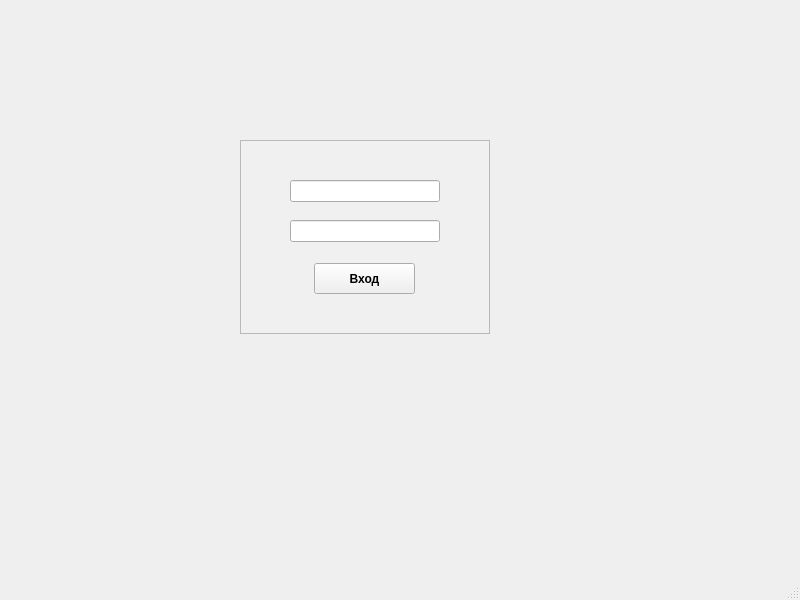
<?xml version="1.0" encoding="UTF-8"?>
<ui version="4.0">
 <class>MainWindow</class>
 <widget class="QMainWindow" name="MainWindow">
  <property name="geometry">
   <rect>
    <x>0</x>
    <y>0</y>
    <width>800</width>
    <height>600</height>
   </rect>
  </property>
  <property name="windowTitle">
   <string>MainWindow</string>
  </property>
  <widget class="QWidget" name="centralwidget">
   <widget class="QFrame" name="frame">
    <property name="geometry">
     <rect>
      <x>240</x>
      <y>140</y>
      <width>250</width>
      <height>194</height>
     </rect>
    </property>
    <property name="palette">
     <palette>
      <active>
       <colorrole role="WindowText">
        <brush brushstyle="SolidPattern">
         <color alpha="255">
          <red>0</red>
          <green>0</green>
          <blue>0</blue>
         </color>
        </brush>
       </colorrole>
       <colorrole role="Button">
        <brush brushstyle="SolidPattern">
         <color alpha="255">
          <red>255</red>
          <green>255</green>
          <blue>255</blue>
         </color>
        </brush>
       </colorrole>
       <colorrole role="Light">
        <brush brushstyle="SolidPattern">
         <color alpha="255">
          <red>255</red>
          <green>255</green>
          <blue>255</blue>
         </color>
        </brush>
       </colorrole>
       <colorrole role="Midlight">
        <brush brushstyle="SolidPattern">
         <color alpha="255">
          <red>255</red>
          <green>255</green>
          <blue>255</blue>
         </color>
        </brush>
       </colorrole>
       <colorrole role="Dark">
        <brush brushstyle="SolidPattern">
         <color alpha="255">
          <red>127</red>
          <green>127</green>
          <blue>127</blue>
         </color>
        </brush>
       </colorrole>
       <colorrole role="Mid">
        <brush brushstyle="SolidPattern">
         <color alpha="255">
          <red>170</red>
          <green>170</green>
          <blue>170</blue>
         </color>
        </brush>
       </colorrole>
       <colorrole role="Text">
        <brush brushstyle="SolidPattern">
         <color alpha="255">
          <red>0</red>
          <green>0</green>
          <blue>0</blue>
         </color>
        </brush>
       </colorrole>
       <colorrole role="BrightText">
        <brush brushstyle="SolidPattern">
         <color alpha="255">
          <red>255</red>
          <green>255</green>
          <blue>255</blue>
         </color>
        </brush>
       </colorrole>
       <colorrole role="ButtonText">
        <brush brushstyle="SolidPattern">
         <color alpha="255">
          <red>0</red>
          <green>0</green>
          <blue>0</blue>
         </color>
        </brush>
       </colorrole>
       <colorrole role="Base">
        <brush brushstyle="SolidPattern">
         <color alpha="255">
          <red>255</red>
          <green>255</green>
          <blue>255</blue>
         </color>
        </brush>
       </colorrole>
       <colorrole role="Window">
        <brush brushstyle="SolidPattern">
         <color alpha="255">
          <red>255</red>
          <green>255</green>
          <blue>255</blue>
         </color>
        </brush>
       </colorrole>
       <colorrole role="Shadow">
        <brush brushstyle="SolidPattern">
         <color alpha="255">
          <red>0</red>
          <green>0</green>
          <blue>0</blue>
         </color>
        </brush>
       </colorrole>
       <colorrole role="AlternateBase">
        <brush brushstyle="SolidPattern">
         <color alpha="255">
          <red>255</red>
          <green>255</green>
          <blue>255</blue>
         </color>
        </brush>
       </colorrole>
       <colorrole role="ToolTipBase">
        <brush brushstyle="SolidPattern">
         <color alpha="255">
          <red>255</red>
          <green>255</green>
          <blue>220</blue>
         </color>
        </brush>
       </colorrole>
       <colorrole role="ToolTipText">
        <brush brushstyle="SolidPattern">
         <color alpha="255">
          <red>0</red>
          <green>0</green>
          <blue>0</blue>
         </color>
        </brush>
       </colorrole>
      </active>
      <inactive>
       <colorrole role="WindowText">
        <brush brushstyle="SolidPattern">
         <color alpha="255">
          <red>0</red>
          <green>0</green>
          <blue>0</blue>
         </color>
        </brush>
       </colorrole>
       <colorrole role="Button">
        <brush brushstyle="SolidPattern">
         <color alpha="255">
          <red>240</red>
          <green>240</green>
          <blue>240</blue>
         </color>
        </brush>
       </colorrole>
       <colorrole role="Light">
        <brush brushstyle="SolidPattern">
         <color alpha="255">
          <red>255</red>
          <green>255</green>
          <blue>255</blue>
         </color>
        </brush>
       </colorrole>
       <colorrole role="Midlight">
        <brush brushstyle="SolidPattern">
         <color alpha="255">
          <red>227</red>
          <green>227</green>
          <blue>227</blue>
         </color>
        </brush>
       </colorrole>
       <colorrole role="Dark">
        <brush brushstyle="SolidPattern">
         <color alpha="255">
          <red>160</red>
          <green>160</green>
          <blue>160</blue>
         </color>
        </brush>
       </colorrole>
       <colorrole role="Mid">
        <brush brushstyle="SolidPattern">
         <color alpha="255">
          <red>160</red>
          <green>160</green>
          <blue>160</blue>
         </color>
        </brush>
       </colorrole>
       <colorrole role="Text">
        <brush brushstyle="SolidPattern">
         <color alpha="255">
          <red>0</red>
          <green>0</green>
          <blue>0</blue>
         </color>
        </brush>
       </colorrole>
       <colorrole role="BrightText">
        <brush brushstyle="SolidPattern">
         <color alpha="255">
          <red>255</red>
          <green>255</green>
          <blue>255</blue>
         </color>
        </brush>
       </colorrole>
       <colorrole role="ButtonText">
        <brush brushstyle="SolidPattern">
         <color alpha="255">
          <red>0</red>
          <green>0</green>
          <blue>0</blue>
         </color>
        </brush>
       </colorrole>
       <colorrole role="Base">
        <brush brushstyle="SolidPattern">
         <color alpha="255">
          <red>255</red>
          <green>255</green>
          <blue>255</blue>
         </color>
        </brush>
       </colorrole>
       <colorrole role="Window">
        <brush brushstyle="SolidPattern">
         <color alpha="255">
          <red>240</red>
          <green>240</green>
          <blue>240</blue>
         </color>
        </brush>
       </colorrole>
       <colorrole role="Shadow">
        <brush brushstyle="SolidPattern">
         <color alpha="255">
          <red>105</red>
          <green>105</green>
          <blue>105</blue>
         </color>
        </brush>
       </colorrole>
       <colorrole role="AlternateBase">
        <brush brushstyle="SolidPattern">
         <color alpha="255">
          <red>245</red>
          <green>245</green>
          <blue>245</blue>
         </color>
        </brush>
       </colorrole>
       <colorrole role="ToolTipBase">
        <brush brushstyle="SolidPattern">
         <color alpha="255">
          <red>255</red>
          <green>255</green>
          <blue>220</blue>
         </color>
        </brush>
       </colorrole>
       <colorrole role="ToolTipText">
        <brush brushstyle="SolidPattern">
         <color alpha="255">
          <red>0</red>
          <green>0</green>
          <blue>0</blue>
         </color>
        </brush>
       </colorrole>
      </inactive>
      <disabled>
       <colorrole role="WindowText">
        <brush brushstyle="SolidPattern">
         <color alpha="255">
          <red>127</red>
          <green>127</green>
          <blue>127</blue>
         </color>
        </brush>
       </colorrole>
       <colorrole role="Button">
        <brush brushstyle="SolidPattern">
         <color alpha="255">
          <red>255</red>
          <green>255</green>
          <blue>255</blue>
         </color>
        </brush>
       </colorrole>
       <colorrole role="Light">
        <brush brushstyle="SolidPattern">
         <color alpha="255">
          <red>255</red>
          <green>255</green>
          <blue>255</blue>
         </color>
        </brush>
       </colorrole>
       <colorrole role="Midlight">
        <brush brushstyle="SolidPattern">
         <color alpha="255">
          <red>255</red>
          <green>255</green>
          <blue>255</blue>
         </color>
        </brush>
       </colorrole>
       <colorrole role="Dark">
        <brush brushstyle="SolidPattern">
         <color alpha="255">
          <red>127</red>
          <green>127</green>
          <blue>127</blue>
         </color>
        </brush>
       </colorrole>
       <colorrole role="Mid">
        <brush brushstyle="SolidPattern">
         <color alpha="255">
          <red>170</red>
          <green>170</green>
          <blue>170</blue>
         </color>
        </brush>
       </colorrole>
       <colorrole role="Text">
        <brush brushstyle="SolidPattern">
         <color alpha="255">
          <red>127</red>
          <green>127</green>
          <blue>127</blue>
         </color>
        </brush>
       </colorrole>
       <colorrole role="BrightText">
        <brush brushstyle="SolidPattern">
         <color alpha="255">
          <red>255</red>
          <green>255</green>
          <blue>255</blue>
         </color>
        </brush>
       </colorrole>
       <colorrole role="ButtonText">
        <brush brushstyle="SolidPattern">
         <color alpha="255">
          <red>127</red>
          <green>127</green>
          <blue>127</blue>
         </color>
        </brush>
       </colorrole>
       <colorrole role="Base">
        <brush brushstyle="SolidPattern">
         <color alpha="255">
          <red>255</red>
          <green>255</green>
          <blue>255</blue>
         </color>
        </brush>
       </colorrole>
       <colorrole role="Window">
        <brush brushstyle="SolidPattern">
         <color alpha="255">
          <red>255</red>
          <green>255</green>
          <blue>255</blue>
         </color>
        </brush>
       </colorrole>
       <colorrole role="Shadow">
        <brush brushstyle="SolidPattern">
         <color alpha="255">
          <red>0</red>
          <green>0</green>
          <blue>0</blue>
         </color>
        </brush>
       </colorrole>
       <colorrole role="AlternateBase">
        <brush brushstyle="SolidPattern">
         <color alpha="255">
          <red>245</red>
          <green>245</green>
          <blue>245</blue>
         </color>
        </brush>
       </colorrole>
       <colorrole role="ToolTipBase">
        <brush brushstyle="SolidPattern">
         <color alpha="255">
          <red>255</red>
          <green>255</green>
          <blue>220</blue>
         </color>
        </brush>
       </colorrole>
       <colorrole role="ToolTipText">
        <brush brushstyle="SolidPattern">
         <color alpha="255">
          <red>0</red>
          <green>0</green>
          <blue>0</blue>
         </color>
        </brush>
       </colorrole>
      </disabled>
     </palette>
    </property>
    <property name="font">
     <font>
      <family>Segoe UI</family>
      <pointsize>9</pointsize>
      <italic>false</italic>
      <bold>true</bold>
      <strikeout>false</strikeout>
      <kerning>true</kerning>
     </font>
    </property>
    <property name="autoFillBackground">
     <bool>true</bool>
    </property>
    <property name="styleSheet">
     <string notr="true">font: 700 9pt &quot;Segoe UI&quot;;</string>
    </property>
    <property name="frameShape">
     <enum>QFrame::StyledPanel</enum>
    </property>
    <property name="frameShadow">
     <enum>QFrame::Raised</enum>
    </property>
    <widget class="QLineEdit" name="lineEdit">
     <property name="geometry">
      <rect>
       <x>50</x>
       <y>40</y>
       <width>150</width>
       <height>22</height>
      </rect>
     </property>
     <property name="font">
      <font>
       <family>Segoe UI</family>
       <pointsize>9</pointsize>
       <italic>false</italic>
       <bold>true</bold>
      </font>
     </property>
     <property name="text">
      <string/>
     </property>
    </widget>
    <widget class="QLineEdit" name="lineEdit_2">
     <property name="geometry">
      <rect>
       <x>50</x>
       <y>80</y>
       <width>150</width>
       <height>22</height>
      </rect>
     </property>
     <property name="font">
      <font>
       <family>Segoe UI</family>
       <pointsize>9</pointsize>
       <italic>false</italic>
       <bold>true</bold>
      </font>
     </property>
     <property name="text">
      <string/>
     </property>
     <property name="echoMode">
      <enum>QLineEdit::Password</enum>
     </property>
    </widget>
    <widget class="QPushButton" name="pushButton_Login">
     <property name="geometry">
      <rect>
       <x>74</x>
       <y>123</y>
       <width>101</width>
       <height>31</height>
      </rect>
     </property>
     <property name="toolTipDuration">
      <number>3</number>
     </property>
     <property name="text">
      <string>Вход</string>
     </property>
     <property name="autoRepeatDelay">
      <number>200</number>
     </property>
     <property name="autoRepeatInterval">
      <number>200</number>
     </property>
     <property name="flat">
      <bool>false</bool>
     </property>
    </widget>
   </widget>
  </widget>
  <widget class="QMenuBar" name="menubar">
   <property name="geometry">
    <rect>
     <x>0</x>
     <y>0</y>
     <width>800</width>
     <height>22</height>
    </rect>
   </property>
  </widget>
  <widget class="QStatusBar" name="statusbar"/>
 </widget>
 <resources/>
 <connections/>
</ui>
